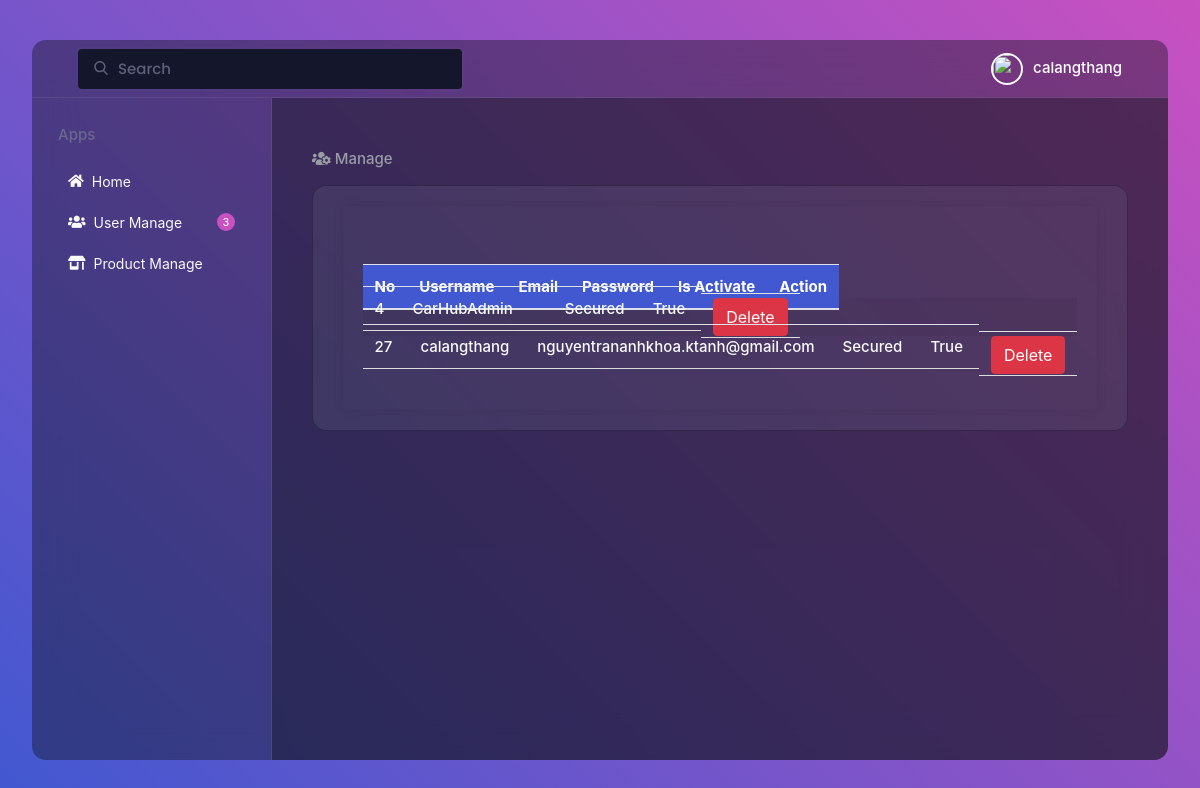
The app's page /manage/user-manager/ (signed in) with its own data.
### userApp/models.py (models this page shows, shortened)
class UserProfile(models.Model):
    user = models.OneToOneField(User, on_delete=models.CASCADE,)
    auth_token = models.CharField(max_length=100)
    is_verified = models.BooleanField(default=False)
    created_at = models.DateTimeField(auto_now_add=True)

### inventory/views.py (the view)
# urls.py: path('user-manager/', views.user_manager, name="user_manager"),
def user_manager(request):
    user_items = UserProfile.objects.all()
    return render(request, "manager.html",  {"profiles": user_items})

### cart/context_processors.py (called while the page is built)
def cart(request):
    return {'cart': Cart(request)}

### inventory/templates/manager.html (shortened to what this page needs)
<!DOCTYPE html>
<html lang="en" >
<head>
  {% load static %}
  <link rel="stylesheet" href="https://cdnjs.cloudflare.com/ajax/libs/normalize/5.0.0/normalize.min.css">
  <link rel="stylesheet" href="https://cdnjs.cloudflare.com/ajax/libs/font-awesome/5.14.0/css/all.min.css">
  <link rel="stylesheet" href="{% static '/css/home/style.css' %}">
  <link rel="stylesheet" href="{% static '/css/home/modal.css' %}">
  <link rel='stylesheet' href='https://cdnjs.cloudflare.com/ajax/libs/twitter-bootstrap/4.1.2/css/bootstrap.min.css'>
</head>
<body>
<div class="app">
 <div class="header">
  <div class="search-bar">
   <input type="text" placeholder="Search">
  </div>
  <div class="header-profile">
   <img class="profile-img" src="https://scontent.fsgn5-9.fna.fbcdn.net/v/t1.15752-9/334916997_1303497150275290_8922897281387923853_n.jpg?_nc_cat=102&ccb=1-7&_nc_sid=8cd0a2&_nc_eui2=AeHuZIF7ta5DKgLKXzlgH9UzEIm9kJ4sRNsQib2QnixE22N2xVXH0x4sYnkpVWiMogrChHmSoCf8CZrCviJJoj2W&_nc_ohc=zH4mTQcIia4AX8UBTnp&_nc_ht=scontent.fsgn5-9.fna&oh=03_AdScG1B0Bj9KctNCVgJR8sQNQSaF5U66syiOAR8Rv0AAOg&oe=658ECA38" alt="">
   <a href="#" class="header-username">{{request.user.username}}</a>
  </div>
 </div>
 <div class="wrapper">
  <div class="left-side">
   <div class="side-wrapper">
    <div class="side-title">Apps</div>
    <div class="side-menu">
      <a href="{% url 'home' %}">
        <i id="menu-icon" class="fas fa-home"></i>
        Home
       </a>
      {% if user.is_authenticated %}
      <a href="#">
        <i id="menu-icon" class="fas fa-users"></i>
        User Manage
        <span class="notification-number updates">3</span>
      </a>
      {% else %}
      <a href="#">
        <i id="menu-icon" class="fas fa-store-alt"></i>
        Login
        <span class="notification-number updates">3</span>
      </a>
      {% endif %}
    {% if user.is_authenticated %}
     <a href="{% url 'product_manager' %}">
        <i id="menu-icon" class="fas fa-store-alt"></i>
        Product Manage
     </a>
    {% else %}
     <a href="#">
      <i id="menu-icon" class="fas fa-sign-in-alt"></i>
      Login
     </a>
    {% endif %}
    </div>
   </div>
  </div>
   <div class="content-wrapper">
    <div class="content-section">
     <div class="content-section-title"><i class="fas fa-users-cog"></i> Manage</div>
     <ul>
        <main>
            <table class="table table-striped" id="table-list">
                <thead>
                  <tr>
                    <th>No</th>
                    <th>Username</th>
                    <th>Email</th>
                    <th>Password</th>
                    <th>Is Activate</th>
                    <th>Action</th>
                  </tr>
                </thead>
                <tbody class="data-table">
                    {% for profile in profiles %}
                    <tr>
                      <td>
                        {{ profile.user.id }}
                      </td>
                      <td>
                        {{ profile.user.username }}
                      </td>
                      <td>
                        {{ profile.user.email }}
                      </td>
                      <td>
                        Secured
                      </td>
                      <td>
                        {{ profile.is_verified }}
                      </td>
                      <td>
                        <div class="btn btn-danger btn-delete" data-id="312312">
                          Delete
                        </div>
                      </td>
                    </tr>
                    {% endfor %}
                  </tbody>
            </table>
        </main>
     </ul>
     </div>
     <br>
  </div>
 </div>
</div>
</body>
</html>

### static/css/home/style.css (style rules this page uses)
* { outline: none; box-sizing: border-box; }
:root { --theme-bg-color: rgba(16 18 27 / 40%); --border-color: rgba(113 119 144 / 25%); --theme-color: #f9fafb; --inactive-color: rgb(113 119 144 / 78%); --body-font: "Poppins", sans-serif; --hover-menu-bg: rgba(12 15 25 / 30%); --content-title-color: #999ba5; --content-bg: rgb(146 151 179 / 13%); --button-inactive: rgb(249 250 251 / 55%); --dropdown-bg: #21242d; --dropdown-hover: rgb(42 46 60); --popup-bg: rgb(22 25 37); --search-bg: #14162b; --overlay-bg: rgba(36, 39, 59, 0.3); --scrollbar-bg: rgb(1 2 3 / 40%); }
html { box-sizing: border-box; -webkit-font-smoothing: antialiased; }
body { font-family: var(--body-font); background: #9053c7; background: -webkit-linear-gradient(-135deg, #c850c0, #4158d0); background: -o-linear-gradient(-135deg, #c850c0, #4158d0); background: -moz-linear-gradient(-135deg, #c850c0, #4158d0); background: linear-gradient(-135deg, #c850c0, #4158d0); background-size: cover; background-position: center; display: flex; justify-content: center; align-items: center; flex-direction: column; padding: 2em; width: 100%; height: 100vh; }
img { max-width: 100%; }
.app { background-color: var(--theme-bg-color); max-width: 1250px; max-height: 860px; height: 90vh; display: flex; flex-direction: column; overflow: hidden; position: relative; width: 100%; border-radius: 14px; backdrop-filter: blur(20px); -webkit-backdrop-filter: blur(20px); font-size: 15px; font-weight: 500; }
.header { display: flex; align-items: center; flex-shrink: 0; height: 58px; width: 100%; border-bottom: 1px solid var(--border-color); padding: 0 30px; white-space: nowrap; }
.search-bar { height: 40px; display: flex; width: 100%; max-width: 400px; padding-left: 16px; border-radius: 4px; }
.search-bar input { width: 100%; height: 100%; border: none; background-color: var(--search-bg); border-radius: 4px; font-family: var(--body-font); font-size: 15px; font-weight: 500; padding: 0 20px 0 40px; box-shadow: 0 0 0 2px rgba(134, 140, 160, 0.02); background-size: 14px; background-repeat: no-repeat; background-position: 16px 48%; color: var(--theme-color); }
.search-bar input::placeholder { font-family: var(--body-font); color: var(--inactive-color); font-size: 15px; font-weight: 500; }
.header-profile { display: flex; align-items: center; padding: 0 16px 0 40px; margin-left: auto; flex-shrink: 0; }
.notification-number { position: absolute; background-color: #c850c0; width: 16px; height: 16px; border-radius: 50%; font-size: 10px; display: flex; align-items: center; justify-content: center; color: #fff; right: -6px; top: -6px; }
.header-username { margin-left: 10px; color: #fff; text-decoration: none; }
.profile-img { width: 32px; height: 32px; border-radius: 50%; -o-object-fit: cover; object-fit: cover; border: 2px solid var(--theme-color); margin-left: 22px; }
.wrapper { display: flex; flex-grow: 1; overflow: hidden; }
.left-side { flex-basis: 240px; border-right: 1px solid var(--border-color); padding: 26px; overflow: auto; flex-shrink: 0; }
.side-title { color: var(--inactive-color); margin-bottom: 14px; }
.side-menu { display: flex; flex-direction: column; white-space: nowrap; }
#menu-icon { margin-right: 8px; }
.side-menu a { text-decoration: none; color: var(--theme-color); display: flex; align-items: center; font-weight: 400; padding: 10px; font-size: 14px; border-radius: 6px; transition: 0.3s; }
.updates { position: relative; top: 0; right: 0; margin-left: auto; width: 18px; height: 18px; font-size: 11px; }
.content-wrapper { display: flex; flex-direction: column; color: var(--theme-color); padding: 20px 40px; width: 100%; overflow: auto; background-color: var(--theme-bg-color); }
.content-section { margin-top: 30px; display: flex; flex-direction: column; }
.content-section-title { color: var(--content-title-color); margin-bottom: 14px; }
.content-section ul { display: flex; flex-direction: column; width: 100%; height: 100%; justify-content: space-around; background-color: var(--content-bg); padding-left: 0; margin: 0; border-radius: 14px; border: 1px solid var(--theme-bg-color); cursor: pointer; }
main { max-width: 800px; margin: 20px auto; padding: 20px; box-shadow: 0 0 10px rgba(0, 0, 0, 0.1); }
table { width: 100%; border-collapse: collapse; margin-top: 50px; }
th, td { display:ruby; border-bottom: 1px solid #ddd; padding: 8px; text-align: center; }
th { background-color: #4158d0; color: white; }

### records on screen
UserProfile: user.id "4", user.username "CarHubAdmin", is_verified "True"
UserProfile: user.id "27", user.username "calangthang", user.email "nguyentrananhkhoa.ktanh@gmail.com", is_verified "True"

### other values on screen
{{ request.user.username }} "calangthang"
